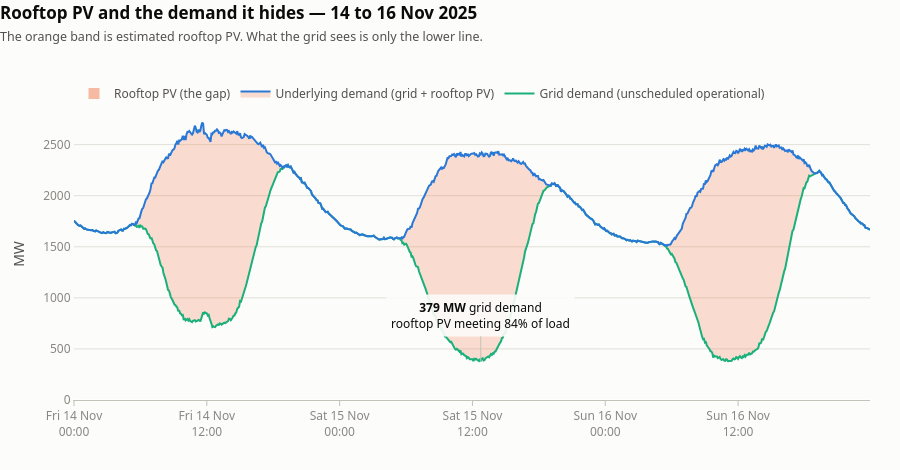

The notebook cell saved with this chart:
### Markdown cell above
### 4. What rooftop PV does to grid demand

Everything above treats rooftop PV as a series in its own right. It only becomes interesting next to
the demand it displaces.

Operational demand is measured at the grid, so it is already *net* of rooftop PV. Adding the two back
together approximates the underlying consumer load:

```
underlying demand ≈ unscheduled operational demand + estimated rooftop PV
```

**Stated assumption, and it is approximate.** Operational demand includes transmission and
distribution losses; rooftop PV serves load behind the meter without incurring them, so the sum
slightly overstates true underlying demand. Unscheduled operational demand is used rather than
operational demand so that grid-scale battery charging stays out of the picture (see the demand
notebook's identity check).

The window plotted is the mild spring weekend of 15–16 November 2025, which holds 2025's minimum
grid demand — and which day *wins* depends on the resolution you ask at:

| | 15 Nov (Sat) | 16 Nov (Sun) | annual minimum |
|---|---|---|---|
| 5-minute | **378.9 MW** 12:45 | 379.2 MW 11:05 | 15 Nov |
| 30-minute | 394.4 MW 12:30 | **385.9 MW** 11:00 | 16 Nov |

The two days are tied to within 0.2 MW at 5-minute resolution. Saturday's dip is the deeper but
narrower one, so the half-hour mean clips it harder and Sunday takes the record instead — which is
why the demand notebook, working at 30 minutes, reports 386 MW on 16 November. Neither is wrong.
**Always quote the resolution alongside a minimum-demand record**; at these margins it decides the
answer.

### Code cell
# ── Chart 4: rooftop PV against the demand it hides ──────────────────────────
from wa_data import load_demand

dem = load_demand(raw='../data/raw')
both = add_time_parts(dem.merge(df, on="ts", how="inner"))
both["underlying_mw"] = both.unscheduled_demand_mw + both.dpv_mw   # STATED ASSUMPTION, see above
byr = both[both.year == YEAR]

# The minimum-grid-demand interval of the year, and the day it falls on.
lo = byr.loc[byr.unscheduled_demand_mw.idxmin()]
MIN_DAY = lo.date
print(f"minimum unscheduled demand {YEAR}: {lo.unscheduled_demand_mw:,.0f} MW at {lo.ts}")
print(f"  rooftop PV at that moment: {lo.dpv_mw:,.0f} MW")
print(f"  share of underlying demand met by rooftop PV: {lo.dpv_mw / lo.underlying_mw:.1%}")

win_start = MIN_DAY - pd.Timedelta(days=1)
dayw = byr[(byr.ts >= win_start) & (byr.ts < win_start + pd.Timedelta(days=3))]

fig = go.Figure()
# Lower edge first, then the upper edge filled back down to it: the fill between
# the two lines IS the rooftop PV series.
fig.add_trace(go.Scatter(
    x=dayw.ts, y=dayw.unscheduled_demand_mw, name="Grid demand (unscheduled operational)",
    line=dict(color=AQUA, width=2),
    hovertemplate="%{y:.0f} MW<extra>Grid demand</extra>"))
fig.add_trace(go.Scatter(
    x=dayw.ts, y=dayw.underlying_mw, name="Underlying demand (grid + rooftop PV)",
    line=dict(color=BLUE, width=2), fill="tonexty", fillcolor="rgba(235,104,52,0.22)",
    hovertemplate="%{y:.0f} MW<extra>Underlying demand</extra>"))
# Legend proxy for the filled band, so the orange area is named rather than inferred.
fig.add_trace(go.Scatter(
    x=[None], y=[None], mode="markers", name="Rooftop PV (the gap)",
    marker=dict(size=11, symbol="square", color="rgba(235,104,52,0.45)"),
    hoverinfo="skip"))

# Label sits ABOVE the trough, inside the band: below it would land on the axis
# tick labels. The surface-coloured backing keeps it legible over the fill.
fig.add_annotation(
    x=lo.ts, y=lo.unscheduled_demand_mw,
    text=f"<b>{lo.unscheduled_demand_mw:,.0f} MW</b> grid demand<br>"
         f"rooftop PV meeting {lo.dpv_mw / lo.underlying_mw:.0%} of load",
    showarrow=True, arrowhead=0, arrowcolor=AXIS, ax=0, ay=-46,
    font=dict(color=INK, size=12), align="center",
    bgcolor="rgba(252,252,251,0.9)", borderpad=4)

fig.update_yaxes(title_text="MW", rangemode="tozero")
fig.update_xaxes(dtick=43200000, tickformat="%a %d %b<br>%H:%M")
style(fig, "Rooftop PV and the demand it hides — "
           f"{win_start:%d} to {win_start + pd.Timedelta(days=2):%d %b %Y}",
      "The orange band is estimated rooftop PV. What the grid sees is only the lower line.",
      height=470, bottom=70)
fig.show()

### Figure 1 — Plotly figure (JSON) as saved in the notebook; plotly's stock layout.template omitted (floating-point values rounded to 4 significant figures; data arrays with more than 128 entries replaced by an {"elided": "..."} marker saying what was removed)
{"data": [{"hovertemplate": "%{y:.0f} MW<extra>Grid demand</extra>", "line": {"color": "#1baf7a", "width": 2}, "name": "Grid demand (unscheduled operational)", "type": "scatter", "x": {"elided": "864 str values"}, "y": {"elided": "864 float values"}}, {"fill": "tonexty", "fillcolor": "rgba(235,104,52,0.22)", "hovertemplate": "%{y:.0f} MW<extra>Underlying demand</extra>", "line": {"color": "#2a78d6", "width": 2}, "name": "Underlying demand (grid + rooftop PV)", "type": "scatter", "x": {"elided": "864 str values"}, "y": {"elided": "864 float values"}}, {"hoverinfo": "skip", "marker": {"color": "rgba(235,104,52,0.45)", "size": 11, "symbol": "square"}, "mode": "markers", "name": "Rooftop PV (the gap)", "type": "scatter", "x": [null], "y": [null]}], "layout": {"annotations": [{"align": "center", "arrowcolor": "#c3c2b7", "arrowhead": 0, "ax": 0, "ay": -46, "bgcolor": "rgba(252,252,251,0.9)", "borderpad": 4, "font": {"color": "#0b0b0b", "size": 12}, "showarrow": true, "text": "<b>379 MW</b> grid demand<br>rooftop PV meeting 84% of load", "x": "2025-11-15T12:45:00", "y": 378.9}], "font": {"color": "#52514e", "family": "system-ui, -apple-system, Segoe UI, sans-serif", "size": 12}, "height": 470, "hovermode": "x unified", "legend": {"bgcolor": "rgba(0,0,0,0)", "font": {"color": "#52514e"}, "orientation": "h", "x": 0, "y": 1.0, "yanchor": "bottom"}, "margin": {"b": 70, "l": 74, "r": 30, "t": 108}, "paper_bgcolor": "#fcfcfb", "plot_bgcolor": "#fcfcfb", "title": {"font": {"color": "#0b0b0b", "size": 17}, "text": "<b>Rooftop PV and the demand it hides — 14 to 16 Nov 2025</b><br><span style='font-size:12.5px;color:#52514e'>The orange band is estimated rooftop PV. What the grid sees is only the lower line.</span>", "x": 0, "xanchor": "left", "y": 0.96}, "xaxis": {"dtick": 43200000, "linecolor": "#c3c2b7", "showgrid": false, "tickcolor": "#c3c2b7", "tickfont": {"color": "#898781"}, "tickformat": "%a %d %b<br>%H:%M", "ticks": "outside"}, "yaxis": {"gridcolor": "#e1e0d9", "linecolor": "rgba(0,0,0,0)", "rangemode": "tozero", "tickfont": {"color": "#898781"}, "title": {"text": "MW"}}}}
